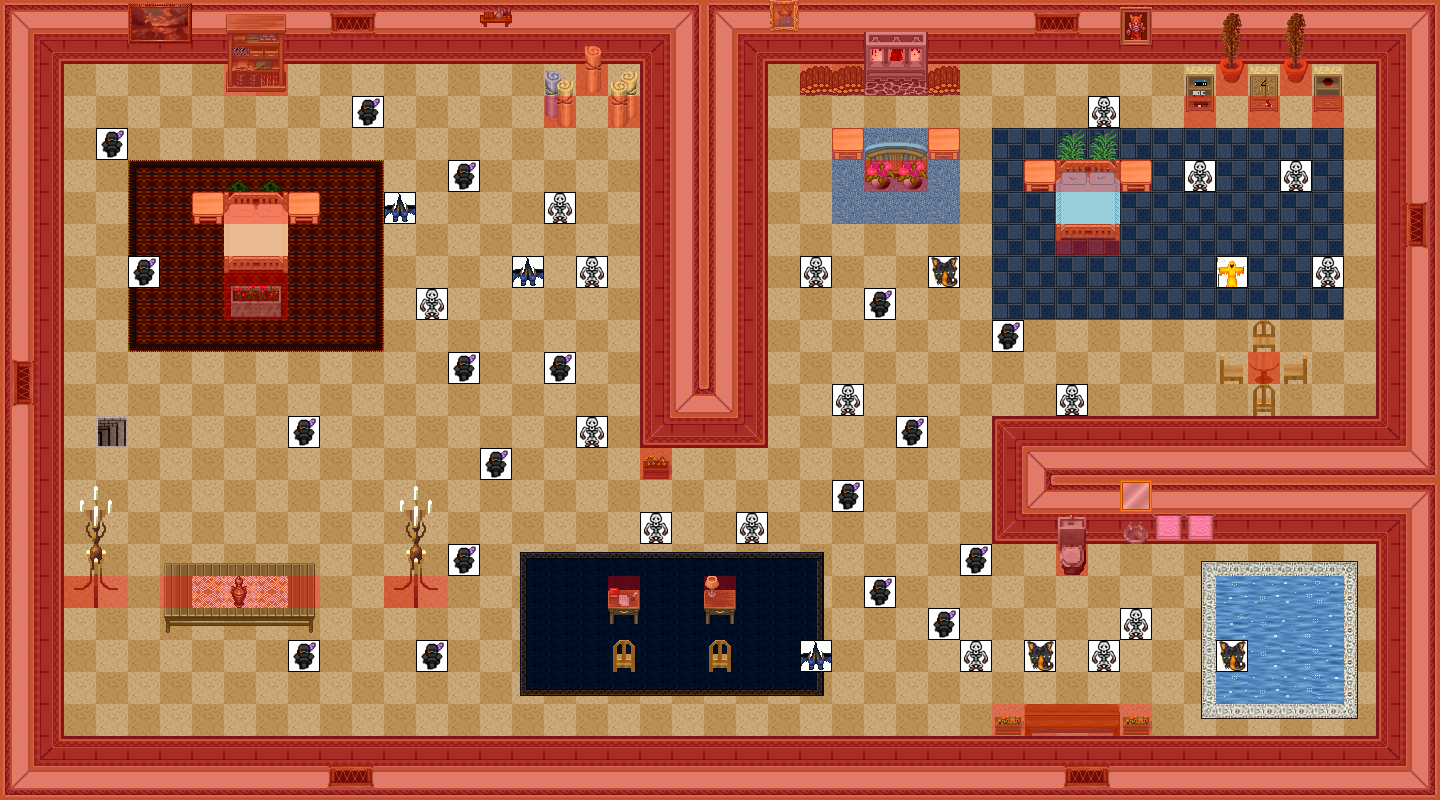

Tiled map render using the project's own tile images. Description and the map definition, with tile-layer contents summarised, below:
An orthogonal 45x25 tile map with 32x32 px tiles, 8 tile layers (0_floor, 1_terrain, 2_object, 3_roof, ...), 46 tilesets.

<map version="1.2" tiledversion="1.3.2" orientation="orthogonal" renderorder="right-down" compressionlevel="0" width="45" height="25" tilewidth="32" tileheight="32" infinite="0" nextlayerid="9" nextobjectid="1">
 <tileset firstgid="1" name="wall red" tilewidth="32" tileheight="32" tilecount="16" columns="4">
  <image source="../../tileset/building/wall/int_wall_dark_red.png" width="128" height="128" />
 </tileset>
 <tileset firstgid="17" name="int red wall" tilewidth="32" tileheight="32" tilecount="16" columns="4">
  <image source="../../tileset/building/wall/int_wall_dark_red_corners.png" width="128" height="128" />
 </tileset>
 <tileset firstgid="33" name="int red wall corners" tilewidth="32" tileheight="32" tilecount="8" columns="2">
  <image source="../../tileset/building/wall/int_wall_dark_red_corners_2.png" width="64" height="128" />
 </tileset>
 <tileset firstgid="41" name="windows" tilewidth="32" tileheight="32" tilecount="16" columns="4">
  <image source="../../tileset/building/window/int_windows_dark_red.png" width="128" height="128" />
 </tileset>
 <tileset firstgid="57" name="bed peach" tilewidth="32" tileheight="32" tilecount="6" columns="2">
  <image source="../../tileset/item/furniture/bed/large_front_on.png" width="64" height="96" />
 </tileset>
 <tileset firstgid="63" name="bed blue" tilewidth="32" tileheight="32" tilecount="6" columns="2">
  <image source="../../tileset/item/furniture/bed/large_front_on_blue.png" width="64" height="96" />
 </tileset>
 <tileset firstgid="69" name="carpet nain rug" tilewidth="32" tileheight="32" tilecount="16" columns="4">
  <image source="../../tileset/item/furniture/carpet/nain_rug.png" width="128" height="128" />
 </tileset>
 <tileset firstgid="85" name="table square pale" tilewidth="32" tileheight="32" tilecount="1" columns="1">
  <image source="../../tileset/item/furniture/table/square_pale.png" width="32" height="32" />
 </tileset>
 <tileset firstgid="86" name="flower vase" tilewidth="32" tileheight="32" tilecount="3" columns="3">
  <image source="../../tileset/plant/indoor/flower_vase.png" width="96" height="32" />
 </tileset>
 <tileset firstgid="89" name="oriental plant" tilewidth="32" tileheight="32" tilecount="2" columns="1">
  <image source="../../tileset/plant/indoor/oriental_plant.png" width="32" height="64" />
 </tileset>
 <tileset firstgid="91" name="plant pot" tilewidth="32" tileheight="32" tilecount="3" columns="1">
  <image source="../../tileset/plant/indoor/pot_plant.png" width="32" height="96" />
 </tileset>
 <tileset firstgid="94" name="bench" tilewidth="32" tileheight="32" tilecount="3" columns="3">
  <image source="../../tileset/item/furniture/table/bench.png" width="96" height="32" />
 </tileset>
 <tileset firstgid="97" name="collision" tilewidth="32" tileheight="32" tilecount="1" columns="1">
  <image source="../../tileset/logic/collision.png" width="32" height="32" />
 </tileset>
 <tileset firstgid="98" name="furnace green" tilewidth="32" tileheight="32" tilecount="4" columns="2">
  <image source="../../tileset/building/decoration/green.png" width="64" height="64" />
 </tileset>
 <tileset firstgid="102" name="fire" tilewidth="32" tileheight="32" tilecount="27" columns="3">
  <image source="../../tileset/ground/fire/fire.png" width="96" height="288" />
 </tileset>
 <tileset firstgid="129" name="flames" tilewidth="32" tileheight="32" tilecount="6" columns="6">
  <image source="../../tileset/item/furniture/light/flames.png" width="192" height="32" />
 </tileset>
 <tileset firstgid="135" name="lace" tilewidth="32" tileheight="32" tilecount="2" columns="2">
  <image source="../../tileset/item/textile/lace.png" width="64" height="32" />
 </tileset>
 <tileset firstgid="137" name="towels" tilewidth="32" tileheight="32" tilecount="24" columns="6">
  <image source="../../tileset/item/textile/towels.png" width="192" height="128" />
 </tileset>
 <tileset firstgid="161" name="water bubbles" tilewidth="32" tileheight="32" tilecount="32" columns="8">
  <image source="../../tileset/ground/water/water_bubbles.png" width="256" height="128" />
 </tileset>
 <tileset firstgid="193" name="table wooden" tilewidth="32" tileheight="32" tilecount="1" columns="1">
  <image source="../../tileset/item/furniture/table/wooden.png" width="32" height="32" />
 </tileset>
 <tileset firstgid="194" name="chair wooden" tilewidth="32" tileheight="32" tilecount="5" columns="5">
  <image source="../../tileset/item/furniture/chair/wooden.png" width="160" height="32" />
 </tileset>
 <tileset firstgid="199" name="pictures small 2" tilewidth="32" tileheight="32" tilecount="4" columns="2">
  <image source="../../tileset/item/furniture/picture/small_2.png" width="64" height="64" />
 </tileset>
 <tileset firstgid="203" name="shelfs 3" tilewidth="32" tileheight="32" tilecount="6" columns="3">
  <image source="../../tileset/item/furniture/shelve/bright_bookshelf_and_cupboard.png" width="96" height="64" />
 </tileset>
 <tileset firstgid="209" name="logs" tilewidth="32" tileheight="32" tilecount="3" columns="1">
  <image source="../../tileset/item/logs.png" width="32" height="96" />
 </tileset>
 <tileset firstgid="212" name="sofa chair blue" tilewidth="32" tileheight="32" tilecount="12" columns="3">
  <image source="../../tileset/item/furniture/chair/sofa_chair_blue.png" width="96" height="128" />
 </tileset>
 <tileset firstgid="224" name="oil paintings" tilewidth="32" tileheight="32" tilecount="16" columns="4">
  <image source="../../tileset/item/furniture/picture/oil_paintings.png" width="128" height="128" />
 </tileset>
 <tileset firstgid="240" name="floor tiles" tilewidth="32" tileheight="32" tilecount="9" columns="3">
  <image source="../../tileset/ground/indoor/floor_tiles.png" width="96" height="96" />
 </tileset>
 <tileset firstgid="249" name="carpet dk blue" tilewidth="32" tileheight="32" tilecount="9" columns="3">
  <image source="../../tileset/item/furniture/carpet/dark_blue.png" width="96" height="96" />
 </tileset>
 <tileset firstgid="258" name="red carpet" tilewidth="32" tileheight="32" tilecount="9" columns="3">
  <image source="../../tileset/item/furniture/carpet/red_carpet.png" width="96" height="96" />
 </tileset>
 <tileset firstgid="267" name="bathroom basin" tilewidth="32" tileheight="32" tilecount="3" columns="3">
  <image source="../../tileset/item/furniture/bathroom/basin.png" width="96" height="32" />
 </tileset>
 <tileset firstgid="270" name="bathroom toilet" tilewidth="32" tileheight="32" tilecount="6" columns="3">
  <image source="../../tileset/item/furniture/bathroom/toilet.png" width="96" height="64" />
 </tileset>
 <tileset firstgid="276" name="blankets" tilewidth="32" tileheight="32" tilecount="12" columns="3">
  <image source="../../tileset/item/textile/blankets.png" width="96" height="128" />
 </tileset>
 <tileset firstgid="288" name="shelf 3" tilewidth="32" tileheight="32" tilecount="6" columns="2">
  <image source="../../tileset/item/furniture/shelve/shelf_3.png" width="64" height="96" />
 </tileset>
 <tileset firstgid="294" name="desk" tilewidth="32" tileheight="32" tilecount="4" columns="2">
  <image source="../../tileset/item/furniture/table/desk.png" width="64" height="64" />
 </tileset>
 <tileset firstgid="298" name="planted container" tilewidth="32" tileheight="32" tilecount="16" columns="4">
  <image source="../../tileset/plant/flower/planted_containers.png" width="128" height="128" />
 </tileset>
 <tileset firstgid="314" name="items" tilewidth="32" tileheight="32" tilecount="4" columns="2">
  <image source="../../tileset/item/items.png" width="64" height="64" />
 </tileset>
 <tileset firstgid="318" name="items2" tilewidth="32" tileheight="32" tilecount="4" columns="2">
  <image source="../../tileset/item/items_2.png" width="64" height="64" />
 </tileset>
 <tileset firstgid="322" name="lights candle" tilewidth="32" tileheight="32" tilecount="24" columns="6">
  <image source="../../tileset/item/furniture/light/lights_candle.png" width="192" height="128" />
 </tileset>
 <tileset firstgid="346" name="vendors table" tilewidth="32" tileheight="32" tilecount="21" columns="7">
  <image source="../../tileset/item/furniture/table/vendors_table.png" width="224" height="96" />
 </tileset>
 <tileset firstgid="367" name="floor 3" tilewidth="32" tileheight="32" tilecount="12" columns="6">
  <image source="../../tileset/ground/indoor/floors_3.png" width="192" height="64" />
 </tileset>
 <tileset firstgid="379" name="stairs" tilewidth="32" tileheight="32" tilecount="12" columns="2">
  <image source="../../tileset/building/stairs/stairs.png" width="64" height="192" />
 </tileset>
 <tileset firstgid="391" name="dark_red_ns" tilewidth="32" tileheight="32" tilecount="12" columns="3">
  <image source="../../tileset/building/entrance/dark_red_ns.png" width="96" height="128" />
 </tileset>
 <tileset firstgid="403" name="huge_animal" tilewidth="32" tileheight="32" tilecount="24" columns="8">
  <image source="../../tileset/logic/creature/huge_animal.png" width="256" height="96" />
 </tileset>
 <tileset firstgid="427" name="stone.png" tilewidth="32" tileheight="32" tilecount="5" columns="5">
  <image source="../../tileset/logic/creature/stone.png" width="160" height="32" />
 </tileset>
 <tileset firstgid="432" name="dragon" tilewidth="32" tileheight="32" tilecount="8" columns="8">
  <image source="../../tileset/logic/creature/dragon.png" width="256" height="32" />
 </tileset>
 <tileset firstgid="440" name="undead_specter" tilewidth="32" tileheight="32" tilecount="6" columns="6">
  <image source="../../tileset/logic/creature/undead_specter.png" width="192" height="32" />
 </tileset>
 <layer id="1" name="0_floor" width="45" height="25">
  <data>[1125 cells, 1125 non-empty, 32 distinct tile ids]</data>
 </layer>
 <layer id="2" name="1_terrain" width="45" height="25">
  <data>[1125 cells, 488 non-empty, 97 distinct tile ids]</data>
 </layer>
 <layer id="3" name="2_object" width="45" height="25">
  <data>[1125 cells, 36 non-empty, 30 distinct tile ids]</data>
 </layer>
 <layer id="4" name="3_roof" width="45" height="25">
  <data>[1125 cells, 35 non-empty, 25 distinct tile ids]</data>
 </layer>
 <layer id="5" name="4_roof_add" width="45" height="25">
  <data>[1125 cells, 0 non-empty, 0 distinct tile ids]</data>
 </layer>
 <layer id="6" name="objects" width="45" height="25">
  <data>[1125 cells, 41 non-empty, 5 distinct tile ids]</data>
 </layer>
 <layer id="7" name="collision" width="45" height="25" opacity="0.35">
  <data>[1125 cells, 412 non-empty, 1 distinct tile ids]</data>
 </layer>
 <layer id="8" name="protection" width="45" height="25">
  <data>[1125 cells, 0 non-empty, 0 distinct tile ids]</data>
 </layer>
</map>
